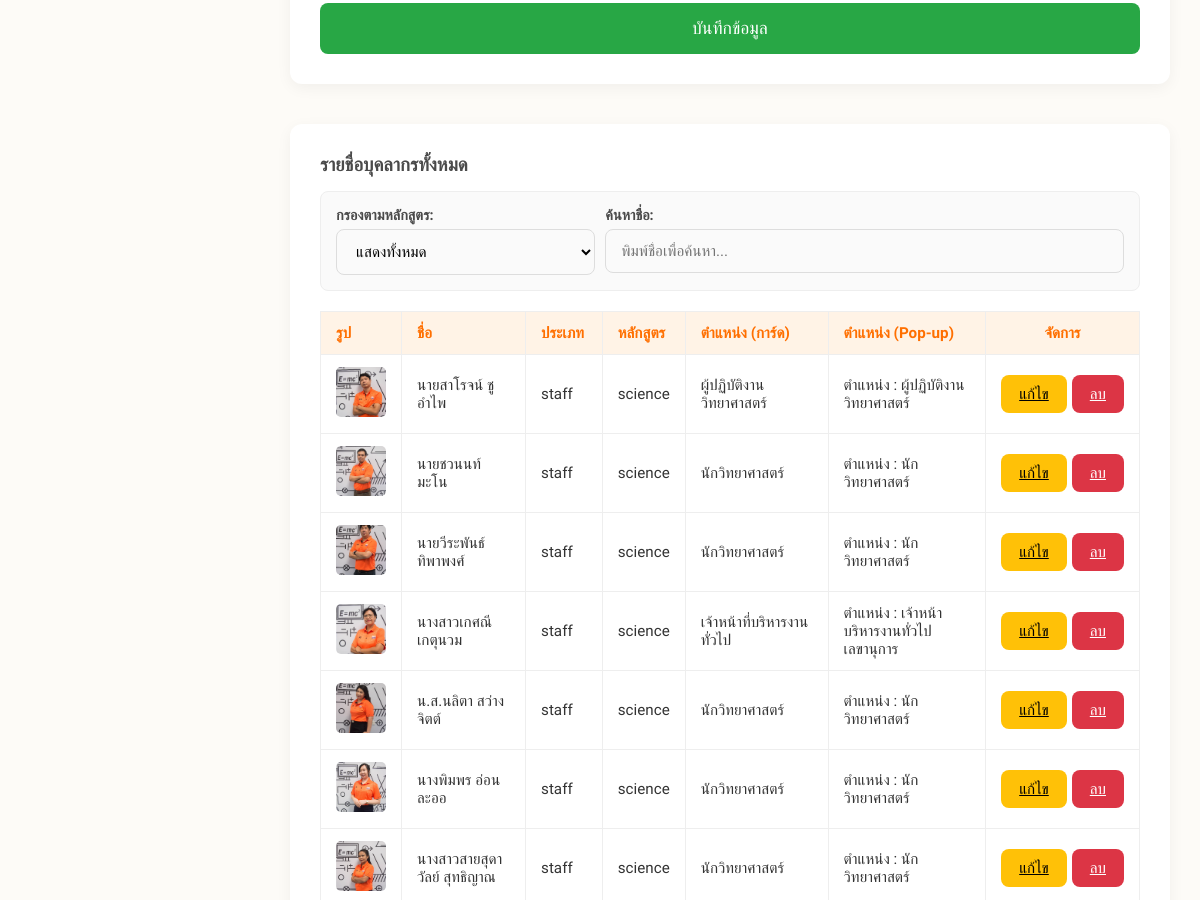
The app's page /admin/admin_faculty.php (middle part), older data.
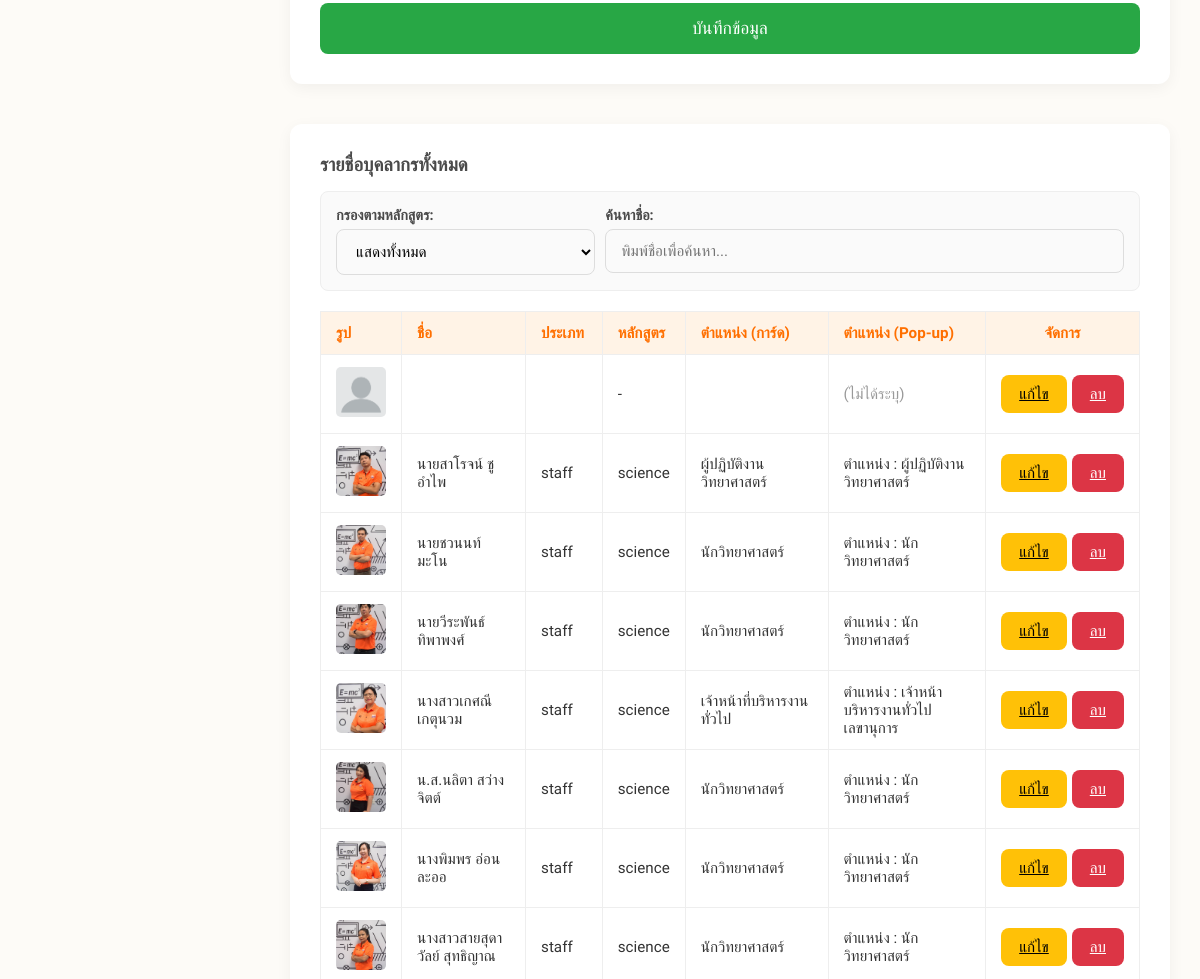
The same page, newer data.
### tables this page shows
CREATE TABLE `personnel` (
  `id` int(11) NOT NULL,
  `type` varchar(50) NOT NULL COMMENT 'faculty หรือ staff',
  `name` varchar(255) NOT NULL,
  `role` varchar(255) NOT NULL,
  `history` text NOT NULL,
  `image` varchar(255) NOT NULL,
  `program` varchar(100) NOT NULL,
  `popup_role` varchar(255) DEFAULT NULL,
  `research` text DEFAULT NULL,
  `research_link` varchar(255) DEFAULT NULL,
  `research_image` varchar(255) DEFAULT NULL
);

### admin/admin_faculty.php (the view, shortened to what this page needs)
<?php
require '../includes/db.php';
$sql_select = "SELECT * FROM personnel ORDER BY id DESC";
$result = $conn->query($sql_select);
?>
<!DOCTYPE html>
<html lang="th">
<head>
    <link rel="stylesheet" href="../css/admin_style.css">
    <link rel="stylesheet" href="../css/admin_sidebar.css">
    <link rel="stylesheet" href="../css/admin_faculty.css">
</head>
<body>
<?php include 'sidebar.php'; ?>
<div class="admin-main-content">
    <div class="admin-container">
        <div class="main-editor" style="margin-bottom: 20px;">
            <form method="POST" action="" enctype="multipart/form-data">
                <button type="submit" name="submit_add" class="btn btn-save" style="width:100%; padding:15px; font-size:1.1rem;">บันทึกข้อมูล</button>
            </form>
        </div>
        <div class="table-container">
            <h3 style="margin-top:0; color:#4a4a4a; margin-bottom: 15px;">รายชื่อบุคลากรทั้งหมด</h3>
            <div style="display: flex; gap: 10px; margin-bottom: 20px; background: #fafafa; padding: 15px; border-radius: 8px; border: 1px solid #eee;">
                <div class="form-group" style="margin:0; flex:1;">
                    <label style="margin-bottom: 5px; font-size: 0.9rem;">กรองตามหลักสูตร:</label>
                    <select id="tableFilter" onchange="filterTable()">
                        <option value="all">แสดงทั้งหมด</option>
                    </select>
                </div>
                <div class="form-group" style="margin:0; flex:2;">
                    <label style="margin-bottom: 5px; font-size: 0.9rem;">ค้นหาชื่อ:</label>
                    <input type="text" id="searchInput" onkeyup="filterTable()" placeholder="พิมพ์ชื่อเพื่อค้นหา...">
                </div>
            </div>
            <div style="overflow-x: auto;">
                <table>
                    <thead>
                        <tr>
                            <th>รูป</th><th>ชื่อ</th><th>ประเภท</th><th>หลักสูตร</th><th>ตำแหน่ง (การ์ด)</th><th>ตำแหน่ง (Pop-up)</th><th style="text-align: center;">จัดการ</th>
                        </tr>
                    </thead>
                    <tbody id="personnelTableBody">
                        <?php if ($result->num_rows > 0) {
                            while($row = $result->fetch_assoc()) {
                        ?>
                            <tr class="data-row" data-program="<?php echo htmlspecialchars($row['program']); ?>" data-name="<?php echo strtolower(htmlspecialchars($row['name'])); ?>">
                                <td><img src="../<?php echo htmlspecialchars($row['image']); ?>" width="50" height="50" style="object-fit: cover; border-radius: 5px;"></td>
                                <td><?php echo htmlspecialchars($row['name']); ?></td>
                                <td><?php echo htmlspecialchars($row['type']); ?></td>
                                <td><?php echo $row['program'] ? htmlspecialchars($row['program']) : '-'; ?></td>
                                <td><?php echo htmlspecialchars($row['role']); ?></td>
                                <td><?php echo !empty($row['popup_role']) ? htmlspecialchars($row['popup_role']) : '<span style="color:#999;">(ไม่ได้ระบุ)</span>'; ?></td>
                                <td>
                                    <div class="action-buttons">
                                        <a href="admin_faculty_edit.php?id=<?php echo $row['id']; ?>" class="btn btn-edit">แก้ไข</a>
                                        <a href="#" onclick="confirmDelete(<?php echo $row['id']; ?>); return false;" class="btn btn-danger">ลบ</a>
                                    </div>
                                </td>
                            </tr>
                        <?php }
                        } else { ?>
                            <tr id="noDataRow"><td colspan="7" style="text-align: center;">ไม่มีข้อมูลในระบบ</td></tr>
                        <?php } ?>
                    </tbody>
                </table>
            </div>
        </div>
    </div>
</div>
</body>
</html>

Row changes from the older to the newer data that the page shows:
added personnel: image (placeholder picture), popup_role "(ไม่ได้ระบุ)"
